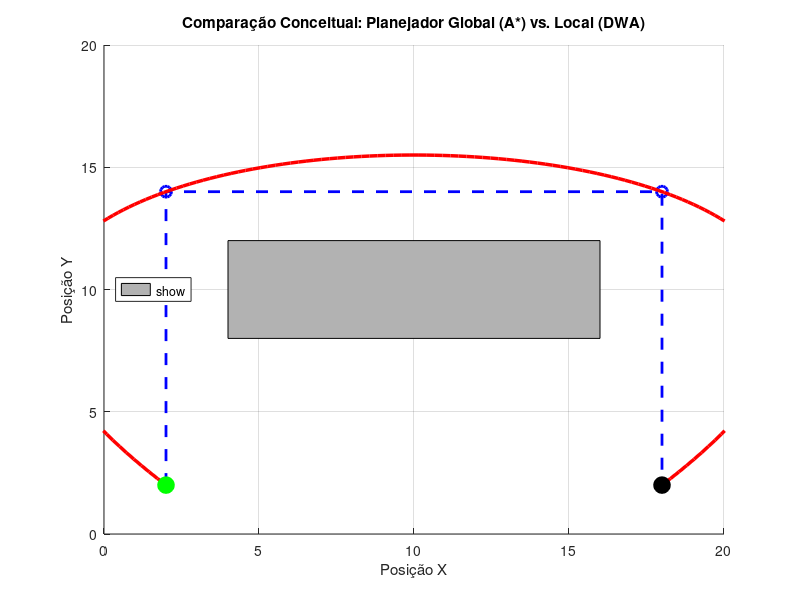

This chart was generated by the following MATLAB code:
% NOME DO ARQUIVO: planejamento_rota_comparacao.m
% DESCRIÇÃO: Demonstração conceitual de uma Rota Global (A*) vs. uma 
%            Trajetória Local (DWA) suavizada, incluindo um obstáculo central.

clear; clc; close all;

figure;
axis([0 20 0 20]); % Define o tamanho do mapa
grid on; hold on;
title('Comparação Conceitual: Planejador Global (A*) vs. Local (DWA)');
xlabel('Posição X');
ylabel('Posição Y');

% Define e desenha um obstáculo central
% Formato: [x, y, largura, altura]
obstaculo = [4, 8, 12, 4]; 
rectangle('Position', obstaculo, 'FaceColor', [0.7 0.7 0.7], 'EdgeColor', 'k');

% Define o ponto de partida e o destino
startPos = [2, 2];
goalPos = [18, 2];

%% 2. DEFINIÇÃO DAS ROTAS
% A Rota A* (Global): Um caminho com "quinas"
path_A_star = [startPos;   % Ponto 1: Início
               2, 14;      % Ponto 2: Canto superior esquerdo
               18, 14;     % Ponto 3: Canto superior direito
               goalPos];   % Ponto 4: Destino

% A Trajetória DWA (Local): Uma curva suave que passa pelos pontos do A*.
num_waypoints = size(path_A_star, 1);
indices_waypoints = 1:num_waypoints;
pontos_intermediarios = linspace(1, num_waypoints, 200); % Gera 200 pontos para a curva

% Interpola os pontos do A* para criar uma curva suave (simulando um DWA)
path_DWA_smooth_x = spline(indices_waypoints, path_A_star(:,1), pontos_intermediarios);
path_DWA_smooth_y = spline(indices_waypoints, path_A_star(:,2), pontos_intermediarios);

%% 3. PLOTAGEM DOS RESULTADOS
% Plota a rota A*
plot(path_A_star(:,1), path_A_star(:,2), 'b--o', 'LineWidth', 2, 'MarkerSize', 8, 'DisplayName', 'Rota Global (A*)');

% Plota a trajetória suave do DWA
plot(path_DWA_smooth_x, path_DWA_smooth_y, 'r-', 'LineWidth', 2.5, 'DisplayName', 'Trajetória Local (DWA)');

% Plota os pontos de início e fim
plot(startPos(1), startPos(2), 'go', 'MarkerSize', 12, 'MarkerFaceColor', 'g', 'DisplayName', 'Início');
plot(goalPos(1), goalPos(2), 'ko', 'MarkerSize', 12, 'MarkerFaceColor', 'k', 'DisplayName', 'Destino');

% Adiciona a legenda
legend('show', 'Location', 'west');
hold off;